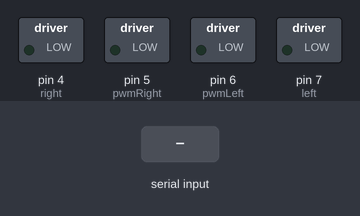
Bench run of a sketch on a simulated Arduino Uno, built with avr-gcc and run on an emulated ATmega328P. Parts: switched loads named in the sketch (green lamp = pin HIGH). The inputs (shaded band) are chosen by the test bench.

Above: at 1.2 s.
1.3 s: "u" received over Serial
At 2.5 s:
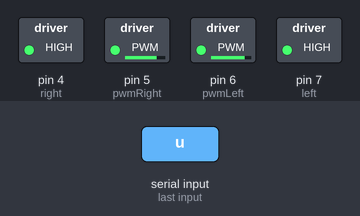
2.8 s: "d" received over Serial
At 3.8 s:
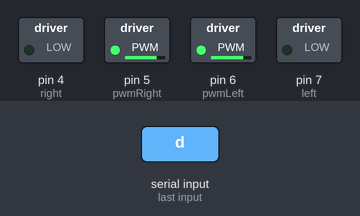
4.3 s: "l" received over Serial
At 4.9 s:
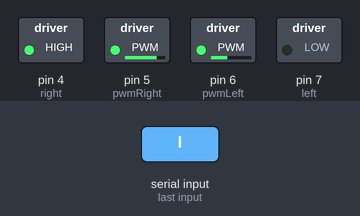
5.8 s: "r" received over Serial
At 6.1 s:
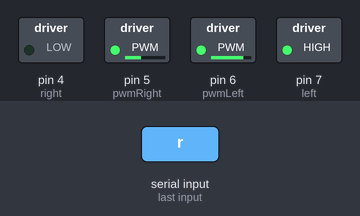
Timing chart, 0 to 8.3 s (numbered marks = the images above; inputs shaded):
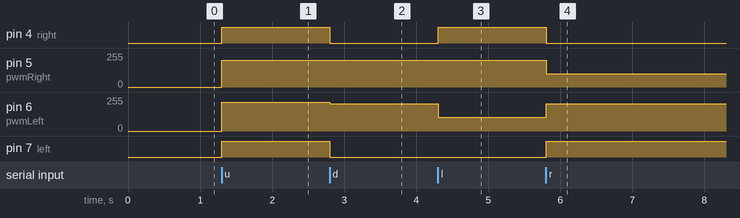

The sketch:

bluetooth.ino
```cpp
// Motor A, Leva strana
const unsigned int pwmLeft = 6; // PWM pin pro motor A
const unsigned int left = 7; // Dir pin, ktery urcuje smer pro motor A
unsigned int korekce_L = 0;  // Promenna pro nastaveni korekce rychlosti leveho motoru

// Motor B, Prava strana
const unsigned int pwmRight = 5; // PWM pin pro motor B
const unsigned int right = 4; // Dir pin, ktery urcuje smer pro motor B
unsigned int korekce_R = 0;  // Promenna pro nastaveni korekce rychlosti praveho motoru

unsigned int rychlost = 200;  // Rychlost jizdy v rozsahu 0 - 255, 0 = stop, 255 = rychlost 100%

char prijata_data;  // Promenna, do ktere se nactou prijata data z bluetooth

void setup() {
  pinMode(pwmLeft, OUTPUT);  // PWM pin A jako vystup
  pinMode(left, OUTPUT);  // Dir pin A jako vystup
  pinMode(pwmRight, OUTPUT);  // PWM pin B jako vystup
  pinMode(right, OUTPUT);  // Dir pin B jako vystup
  Serial.begin(9600);  // Spusteni komunikace prez seriovy port

  motoryStop();
}

void loop() {
  if (Serial.available() > 0){  // Poku jsou prijaty data z Bluetooth
    prijata_data = Serial.read();  // Nacte data z Bluetooth
    delay(2);

    switch (prijata_data) {
      case 'u':
        jedDopredu();
        break;
      case 'd':
        jedDozadu();
        break;
      case 'l':
        otocDoleva();
        break;
      case 'r':
        otocDoprava();
        break;
      case 'o':
        motoryStop();
        break;
      default:
        //
        break;
    }
  }
}

// Pomocna procedura pro vypocet korigovane rychlosti otaceni leveho motoru
unsigned int speed_L(unsigned int rychlost){
  unsigned int rychlost_L = rychlost + map(korekce_L, 0, 100, 0, rychlost);
  if (rychlost_L > 255) rychlost_L = 255;
  if (rychlost_L < 0) rychlost_L = 0;
  return rychlost_L;
}

// Pomocna procedura pro vypocet korigovane rychlosti otaceni praveho motoru
unsigned int speed_R(unsigned int rychlost){
  unsigned int rychlost_R = rychlost + map(korekce_R, 0, 100, 0, rychlost);
  if (rychlost_R > 255) rychlost_R = 255;
  if (rychlost_R < 0) rychlost_R = 0;
  return rychlost_R;
}

// Zastavi motory
void motoryStop() {
  digitalWrite(left, LOW); // Dir pin motoru A na log. 0
  digitalWrite(right, LOW);  // Dir pin motoru B na log. 0
  analogWrite(pwmLeft, 0);  // PWM motoru A na 0%
  analogWrite(pwmRight, 0);  // PWM motoru B na 0%
}

// Jizda dopredu
void jedDopredu() {
  korekce_L = 7;  // Korekce rychlosti leveho motoru 7% nastavene rychlosti
  korekce_R = 0;
  unsigned int rychlost_L = speed_L(rychlost);  // Vypocita rychlost leveho motoru
  unsigned int rychlost_R = speed_R(rychlost);  // Vypocita rychlost praveho motoru
  digitalWrite(left, HIGH);  // Dir pin motoru A na log. 1
  digitalWrite(right, HIGH);  // Dir pin motoru B na log. 1
  analogWrite(pwmLeft, rychlost_L);  // PWM motoru A na nastavenou rychlost
  analogWrite(pwmRight, rychlost_R);  // PWM motoru B na nastavenou rychlost
}

// Jizda dozadu
void jedDozadu() {
  korekce_L = 2;  // Korekce rychlosti leveho motoru 2% nastavene rychlosti
  korekce_R = 0;
  unsigned int rychlost_L = speed_L(rychlost);  // Vypocita rychlost leveho motoru
  unsigned int rychlost_R = speed_R(rychlost);  // Vypocita rychlost praveho motoru
  digitalWrite(left, LOW);  // Dir pin motoru A na log. 0
  digitalWrite(right, LOW);  // Dir pin motoru B na log. 0
  analogWrite(pwmLeft, rychlost_L);  // PWM motoru A na nastavenou rychlost
  analogWrite(pwmRight, rychlost_R);  // PWM motoru B na nastavenou rychlost
}

// Otoci doleva
void otocDoleva() {
  unsigned int rychlost_L = map(50, 0, 100, 0, speed_L(rychlost));  // 50% rychlosti praveho kola
  unsigned int rychlost_R = speed_R(rychlost);
  digitalWrite(left, LOW);  // Dir pin motoru A na log. 0
  digitalWrite(right, HIGH);  // Dir pin motoru B na log. 1
  analogWrite(pwmLeft, rychlost_L);  // PWM motoru A na nastavenou rychlost
  analogWrite(pwmRight, rychlost_R);  // PWM motoru B na nastavenou rychlost
}

// Otoci doprava
void otocDoprava() {
  unsigned int rychlost_L = speed_L(rychlost);
  unsigned int rychlost_R = map(50, 0, 100, 0, speed_R(rychlost));  // 50% rychlosti leveho kola
  digitalWrite(left, HIGH);  // Dir pin motoru A na log. 1
  digitalWrite(right, LOW);  // Dir pin motoru B na log. 0
  analogWrite(pwmLeft, rychlost_L);  // PWM motoru A na nastavenou rychlost
  analogWrite(pwmRight, rychlost_R);  // PWM motoru B na nastavenou rychlost
}
```

Measured:
- after the input at 1.3 s, pin 4 (right), pin 7 (left): LOW → HIGH at once; pin 5 (pwmRight): 0/255 → 200/255 at once; pin 6 (pwmLeft): 0/255 → 214/255 at once
- after the input at 2.8 s, pin 4 (right), pin 7 (left): HIGH → LOW at once; pin 6 (pwmLeft): 214/255 → 204/255 at once
- after the input at 4.3 s, pin 4 (right): LOW → HIGH at once; pin 6 (pwmLeft): 204/255 → 102/255 at once
- after the input at 5.8 s, pin 4 (right): HIGH → LOW at once; pin 5 (pwmRight): 200/255 → 100/255 at once; pin 6 (pwmLeft): 102/255 → 204/255 at once; pin 7 (left): LOW → HIGH at once
